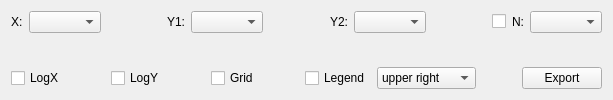
       <widget class="QWidget" name="specPlotTab">
        <attribute name="title">
         <string>SpecPlot</string>
        </attribute>
        <layout class="QVBoxLayout" name="verticalLayout_6">
         <item>
          <layout class="QHBoxLayout" name="horizontalLayout_10">
           <item>
            <widget class="QLabel" name="spXLabel">
             <property name="text">
              <string>X:</string>
             </property>
            </widget>
           </item>
           <item>
            <widget class="QComboBox" name="spXComboBox"/>
           </item>
           <item>
            <spacer name="horizontalSpacer_3">
             <property name="orientation">
              <enum>Qt::Horizontal</enum>
             </property>
             <property name="sizeHint" stdset="0">
              <size>
               <width>40</width>
               <height>20</height>
              </size>
             </property>
            </spacer>
           </item>
           <item>
            <widget class="QLabel" name="spYLabel">
             <property name="text">
              <string>Y1:</string>
             </property>
            </widget>
           </item>
           <item>
            <widget class="QComboBox" name="spYComboBox"/>
           </item>
           <item>
            <spacer name="horizontalSpacer_52">
             <property name="orientation">
              <enum>Qt::Horizontal</enum>
             </property>
             <property name="sizeHint" stdset="0">
              <size>
               <width>40</width>
               <height>20</height>
              </size>
             </property>
            </spacer>
           </item>
           <item>
            <widget class="QLabel" name="spYLabel_2">
             <property name="text">
              <string>Y2:</string>
             </property>
            </widget>
           </item>
           <item>
            <widget class="QComboBox" name="spY2ComboBox"/>
           </item>
           <item>
            <spacer name="horizontalSpacer_4">
             <property name="orientation">
              <enum>Qt::Horizontal</enum>
             </property>
             <property name="sizeHint" stdset="0">
              <size>
               <width>40</width>
               <height>20</height>
              </size>
             </property>
            </spacer>
           </item>
           <item>
            <widget class="QCheckBox" name="spNCheckBox">
             <property name="text">
              <string/>
             </property>
            </widget>
           </item>
           <item>
            <widget class="QLabel" name="spNLabel">
             <property name="text">
              <string>N:</string>
             </property>
            </widget>
           </item>
           <item>
            <widget class="QComboBox" name="spNComboBox"/>
           </item>
          </layout>
         </item>
         <item>
          <widget class="MplWidget" name="specPlotMplWidget" native="true">
           <property name="sizePolicy">
            <sizepolicy hsizetype="Expanding" vsizetype="Expanding">
             <horstretch>0</horstretch>
             <verstretch>0</verstretch>
            </sizepolicy>
           </property>
          </widget>
         </item>
         <item>
          <layout class="QHBoxLayout" name="horizontalLayout_8">
           <item>
            <widget class="QCheckBox" name="spLogXCheckBox">
             <property name="text">
              <string>LogX</string>
             </property>
            </widget>
           </item>
           <item>
            <spacer name="horizontalSpacer_5">
             <property name="orientation">
              <enum>Qt::Horizontal</enum>
             </property>
             <property name="sizeHint" stdset="0">
              <size>
               <width>40</width>
               <height>20</height>
              </size>
             </property>
            </spacer>
           </item>
           <item>
            <widget class="QCheckBox" name="spLogYCheckBox">
             <property name="text">
              <string>LogY</string>
             </property>
            </widget>
           </item>
           <item>
            <spacer name="horizontalSpacer_7">
             <property name="orientation">
              <enum>Qt::Horizontal</enum>
             </property>
             <property name="sizeHint" stdset="0">
              <size>
               <width>40</width>
               <height>20</height>
              </size>
             </property>
            </spacer>
           </item>
           <item>
            <widget class="QCheckBox" name="spGridCheckBox">
             <property name="text">
              <string>Grid</string>
             </property>
            </widget>
           </item>
           <item>
            <spacer name="horizontalSpacer_6">
             <property name="orientation">
              <enum>Qt::Horizontal</enum>
             </property>
             <property name="sizeHint" stdset="0">
              <size>
               <width>40</width>
               <height>20</height>
              </size>
             </property>
            </spacer>
           </item>
           <item>
            <widget class="QCheckBox" name="spLegendCheckBox">
             <property name="text">
              <string>Legend</string>
             </property>
            </widget>
           </item>
           <item>
            <widget class="QComboBox" name="spLegendLocComboBox">
             <item>
              <property name="text">
               <string>upper right</string>
              </property>
             </item>
             <item>
              <property name="text">
               <string>upper left</string>
              </property>
             </item>
             <item>
              <property name="text">
               <string>lower right</string>
              </property>
             </item>
             <item>
              <property name="text">
               <string>lower right</string>
              </property>
             </item>
             <item>
              <property name="text">
               <string>right</string>
              </property>
             </item>
             <item>
              <property name="text">
               <string>center left</string>
              </property>
             </item>
             <item>
              <property name="text">
               <string>center right</string>
              </property>
             </item>
             <item>
              <property name="text">
               <string>lower center</string>
              </property>
             </item>
             <item>
              <property name="text">
               <string>upper center</string>
              </property>
             </item>
             <item>
              <property name="text">
               <string>center</string>
              </property>
             </item>
            </widget>
           </item>
           <item>
            <spacer name="horizontalSpacer_51">
             <property name="orientation">
              <enum>Qt::Horizontal</enum>
             </property>
             <property name="sizeType">
              <enum>QSizePolicy::Minimum</enum>
             </property>
             <property name="sizeHint" stdset="0">
              <size>
               <width>40</width>
               <height>20</height>
              </size>
             </property>
            </spacer>
           </item>
           <item>
            <widget class="QPushButton" name="spExportPushButton">
             <property name="text">
              <string>Export</string>
             </property>
            </widget>
           </item>
          </layout>
         </item>
        </layout>
       </widget>
